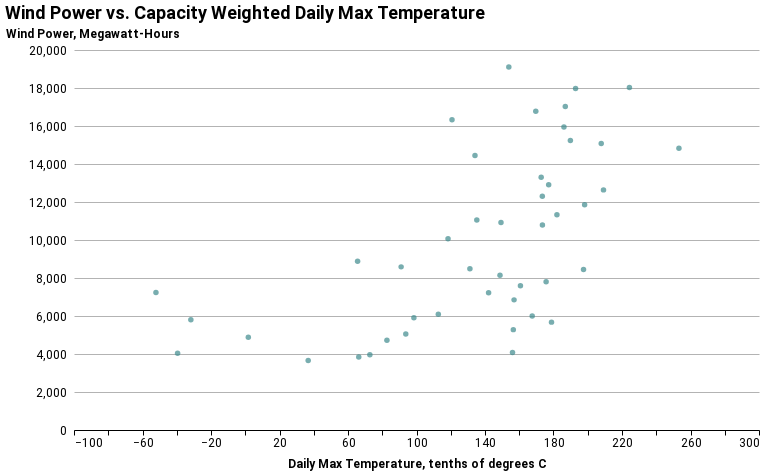

Notebook source saved alongside this figure:
### Code cell
tmax_chart =  alt.Chart(daily_wind_df).mark_circle(color='#3f8a8d').encode(
    x=alt.X('Weighted_TMAX:Q',
         axis=alt.Axis(title='Daily Max Temperature, tenths of degrees C')
     ),
    y=alt.Y('power:Q',
         axis=alt.Axis(title='Wind Power, Megawatt-Hours')
     )
)
tmax_chart.properties(
    title=['Wind Power vs. Capacity Weighted Daily Max Temperature']
)

### Figure 1 — Vega-Lite specification as saved in the notebook (floating-point values rounded to 4 significant figures)
{"width": 685, "height": 380, "config": {"title": {"anchor": "start", "fontSize": 18, "font": "Roboto", "fontColor": "#000000"}, "axisX": {"domain": true, "domainColor": "#000000", "domainWidth": 1, "grid": false, "labelFontSize": 12, "labelFont": "Roboto", "labelAngle": 0, "tickColor": "#000000", "tickSize": 5, "titleFontSize": 12, "titlePadding": 10, "titleFont": "Roboto", "title": ""}, "axisY": {"domain": false, "grid": true, "gridColor": "#B3B3B3", "gridWidth": 1, "labelFontSize": 12, "labelFont": "Roboto", "labelPadding": 8, "ticks": false, "titleFontSize": 12, "titlePadding": 10, "titleFont": "Roboto", "titleAngle": 0, "titleY": -10, "titleX": 18}, "background": "#ffffff", "legend": {"labelFontSize": 12, "labelFont": "Roboto", "symbolSize": 100, "symbolType": "circle", "titleFontSize": 12, "titlePadding": 10, "titleFont": "Roboto", "title": "", "orient": "right", "offset": 0}, "view": {"stroke": "transparent"}, "range": {"category": ["#3f8a8d", "#8f4267", "#8d7b41", "#b9cf84", "#ddc0bd", "#5cdd9f", "#a8a2f4", "#c41c8d"], "diverging": ["#418a8d#319689#38a07c#53a966#77af4b#a0b12c#ceaf04#ffa600"]}, "area": {"fill": "#1696d2"}, "line": {"color": "#1696d2", "stroke": "#1696d2", "strokewidth": 5}, "trail": {"color": "#1696d2", "stroke": "#1696d2", "strokeWidth": 0, "size": 1}, "path": {"stroke": "#1696d2", "strokeWidth": 0.5}, "point": {"filled": true}, "text": {"font": "Roboto", "color": "#1696d2", "fontSize": 11, "align": "right", "fontWeight": 400, "size": 11}, "bar": {"size": 40, "binSpacing": 1, "continuousBandSize": 30, "discreteBandSize": 30, "fill": "#1696d2", "stroke": false}}, "data": {"name": "data-a55f210348dcabe885058c40be3ba3d2"}, "mark": {"type": "circle", "color": "#3f8a8d"}, "encoding": {"x": {"type": "quantitative", "axis": {"title": "Daily Max Temperature, tenths of degrees C"}, "field": "Weighted_TMAX"}, "y": {"type": "quantitative", "axis": {"title": "Wind Power, Megawatt-Hours"}, "field": "power"}}, "title": ["Wind Power vs. Capacity Weighted Daily Max Temperature"], "$schema": "https://vega.github.io/schema/vega-lite/v4.8.1.json", "datasets": {"data-a55f210348dcabe885058c40be3ba3d2": [{"date": "2021-01-01T00:00:00", "Fuel": "Wind", "power": 8586.0, "p_cap": 2860000.0, "Weighted_AWND": 50.38, "Weighted_TMAX": 91.03, "Weighted_TMIN": 1.557}, {"date": "2021-01-02T00:00:00", "Fuel": "Wind", "power": 8149.0, "p_cap": 3055000.0, "Weighted_AWND": 32.65, "Weighted_TMAX": 148.8, "Weighted_TMIN": 6.749}, {"date": "2021-01-03T00:00:00", "Fuel": "Wind", "power": 10790.0, "p_cap": 3055000.0, "Weighted_AWND": 35.19, "Weighted_TMAX": 173.5, "Weighted_TMIN": 7.278}, {"date": "2021-01-04T00:00:00", "Fuel": "Wind", "power": 8451.0, "p_cap": 3061000.0, "Weighted_AWND": 28.83, "Weighted_TMAX": 197.5, "Weighted_TMIN": 22.43}, {"date": "2021-01-05T00:00:00", "Fuel": "Wind", "power": 11860.0, "p_cap": 3061000.0, "Weighted_AWND": 40.35, "Weighted_TMAX": 198.2, "Weighted_TMIN": 18.3}, {"date": "2021-01-06T00:00:00", "Fuel": "Wind", "power": 19100.0, "p_cap": 3061000.0, "Weighted_AWND": 66.44, "Weighted_TMAX": 153.9, "Weighted_TMIN": 46.67}, {"date": "2021-01-07T00:00:00", "Fuel": "Wind", "power": 8492.0, "p_cap": 3061000.0, "Weighted_AWND": 38.81, "Weighted_TMAX": 131.2, "Weighted_TMIN": -1.132}, {"date": "2021-01-08T00:00:00", "Fuel": "Wind", "power": 4719.0, "p_cap": 3061000.0, "Weighted_AWND": 26.1, "Weighted_TMAX": 82.73, "Weighted_TMIN": -14.42}, {"date": "2021-01-09T00:00:00", "Fuel": "Wind", "power": 5913.0, "p_cap": 3061000.0, "Weighted_AWND": 30.15, "Weighted_TMAX": 98.48, "Weighted_TMIN": -25.83}, {"date": "2021-01-10T00:00:00", "Fuel": "Wind", "power": 8885.0, "p_cap": 3061000.0, "Weighted_AWND": 43.5, "Weighted_TMAX": 65.6, "Weighted_TMIN": 4.462}, {"date": "2021-01-11T00:00:00", "Fuel": "Wind", "power": 3962.0, "p_cap": 3061000.0, "Weighted_AWND": 30.65, "Weighted_TMAX": 72.76, "Weighted_TMIN": -13.83}, {"date": "2021-01-12T00:00:00", "Fuel": "Wind", "power": 5054.0, "p_cap": 3061000.0, "Weighted_AWND": 26.89, "Weighted_TMAX": 93.75, "Weighted_TMIN": -35.16}, {"date": "2021-01-13T00:00:00", "Fuel": "Wind", "power": 13300.0, "p_cap": 3061000.0, "Weighted_AWND": 36.1, "Weighted_TMAX": 172.8, "Weighted_TMIN": -21.22}, {"date": "2021-01-14T00:00:00", "Fuel": "Wind", "power": 16780.0, "p_cap": 3061000.0, "Weighted_AWND": 64.49, "Weighted_TMAX": 169.7, "Weighted_TMIN": 6.96}, {"date": "2021-01-15T00:00:00", "Fuel": "Wind", "power": 14450.0, "p_cap": 3061000.0, "Weighted_AWND": 60.48, "Weighted_TMAX": 134.1, "Weighted_TMIN": -15.65}, {"date": "2021-01-16T00:00:00", "Fuel": "Wind", "power": 6000.0, "p_cap": 3061000.0, "Weighted_AWND": 24.7, "Weighted_TMAX": 167.6, "Weighted_TMIN": -24.0}, {"date": "2021-01-17T00:00:00", "Fuel": "Wind", "power": 5282.0, "p_cap": 3061000.0, "Weighted_AWND": 24.72, "Weighted_TMAX": 156.5, "Weighted_TMIN": -4.985}, {"date": "2021-01-18T00:00:00", "Fuel": "Wind", "power": 17970.0, "p_cap": 3061000.0, "Weighted_AWND": 47.35, "Weighted_TMAX": 192.9, "Weighted_TMIN": 19.04}, {"date": "2021-01-19T00:00:00", "Fuel": "Wind", "power": 16320.0, "p_cap": 2954000.0, "Weighted_AWND": 48.58, "Weighted_TMAX": 120.7, "Weighted_TMIN": 49.61}, {"date": "2021-01-20T00:00:00", "Fuel": "Wind", "power": 6091.0, "p_cap": 3061000.0, "Weighted_AWND": 31.04, "Weighted_TMAX": 112.7, "Weighted_TMIN": 37.73}, {"date": "2021-01-21T00:00:00", "Fuel": "Wind", "power": 7586.0, "p_cap": 3061000.0, "Weighted_AWND": 27.43, "Weighted_TMAX": 160.7, "Weighted_TMIN": 72.94}, {"date": "2021-01-22T00:00:00", "Fuel": "Wind", "power": 4081.0, "p_cap": 3061000.0, "Weighted_AWND": 29.49, "Weighted_TMAX": 156.1, "Weighted_TMIN": 67.94}, {"date": "2021-01-23T00:00:00", "Fuel": "Wind", "power": 7226.0, "p_cap": 3061000.0, "Weighted_AWND": 35.91, "Weighted_TMAX": 142.1, "Weighted_TMIN": 59.82}, {"date": "2021-01-24T00:00:00", "Fuel": "Wind", "power": 11330.0, "p_cap": 2866000.0, "Weighted_AWND": 52.56, "Weighted_TMAX": 182.0, "Weighted_TMIN": 107.4}, {"date": "2021-01-25T00:00:00", "Fuel": "Wind", "power": 15230.0, "p_cap": 3061000.0, "Weighted_AWND": 51.53, "Weighted_TMAX": 189.9, "Weighted_TMIN": 58.15}, {"date": "2021-01-26T00:00:00", "Fuel": "Wind", "power": 6849.0, "p_cap": 3061000.0, "Weighted_AWND": 32.24, "Weighted_TMAX": 157.0, "Weighted_TMIN": 15.1}, {"date": "2021-01-27T00:00:00", "Fuel": "Wind", "power": 10070.0, "p_cap": 3061000.0, "Weighted_AWND": 40.55, "Weighted_TMAX": 118.4, "Weighted_TMIN": 7.186}, {"date": "2021-01-28T00:00:00", "Fuel": "Wind", "power": 11060.0, "p_cap": 3061000.0, "Weighted_AWND": 43.48, "Weighted_TMAX": 135.2, "Weighted_TMIN": -10.42}, {"date": "2021-01-29T00:00:00", "Fuel": "Wind", "power": 17020.0, "p_cap": 3061000.0, "Weighted_AWND": 53.73, "Weighted_TMAX": 186.9, "Weighted_TMIN": 40.36}, {"date": "2021-01-30T00:00:00", "Fuel": "Wind", "power": 18030.0, "p_cap": 3061000.0, "Weighted_AWND": 74.32, "Weighted_TMAX": 224.3, "Weighted_TMIN": 83.47}, {"date": "2021-01-31T00:00:00", "Fuel": "Wind", "power": 12310.0, "p_cap": 3061000.0, "Weighted_AWND": 49.22, "Weighted_TMAX": 173.5, "Weighted_TMIN": 28.97}, {"date": "2021-02-01T00:00:00", "Fuel": "Wind", "power": 5677.0, "p_cap": 3061000.0, "Weighted_AWND": 26.09, "Weighted_TMAX": 178.8, "Weighted_TMIN": -10.36}, {"date": "2021-02-02T00:00:00", "Fuel": "Wind", "power": 12640.0, "p_cap": 3061000.0, "Weighted_AWND": 47.4, "Weighted_TMAX": 209.2, "Weighted_TMIN": 38.83}, {"date": "2021-02-03T00:00:00", "Fuel": "Wind", "power": 14830.0, "p_cap": 3061000.0, "Weighted_AWND": 56.95, "Weighted_TMAX": 253.3, "Weighted_TMIN": 74.72}, {"date": "2021-02-04T00:00:00", "Fuel": "Wind", "power": 15080.0, "p_cap": 3061000.0, "Weighted_AWND": 61.1, "Weighted_TMAX": 207.9, "Weighted_TMIN": 55.25}, {"date": "2021-02-05T00:00:00", "Fuel": "Wind", "power": 7807.0, "p_cap": 3061000.0, "Weighted_AWND": 36.62, "Weighted_TMAX": 175.7, "Weighted_TMIN": 25.6}, {"date": "2021-02-06T00:00:00", "Fuel": "Wind", "power": 12900.0, "p_cap": 3061000.0, "Weighted_AWND": 51.31, "Weighted_TMAX": 177.2, "Weighted_TMIN": 34.42}, {"date": "2021-02-07T00:00:00", "Fuel": "Wind", "power": 15940.0, "p_cap": 3061000.0, "Weighted_AWND": 51.46, "Weighted_TMAX": 186.1, "Weighted_TMIN": 9.387}, {"date": "2021-02-08T00:00:00", "Fuel": "Wind", "power": 10920.0, "p_cap": 3061000.0, "Weighted_AWND": 49.14, "Weighted_TMAX": 149.3, "Weighted_TMIN": 12.84}, {"date": "2021-02-09T00:00:00", "Fuel": "Wind", "power": 3842.0, "p_cap": 3061000.0, "Weighted_AWND": 38.58, "Weighted_TMAX": 66.29, "Weighted_TMIN": 4.904}, {"date": "2021-02-10T00:00:00", "Fuel": "Wind", "power": 3658.0, "p_cap": 3061000.0, "Weighted_AWND": 51.27, "Weighted_TMAX": 36.76, "Weighted_TMIN": -15.66}, {"date": "2021-02-11T00:00:00", "Fuel": "Wind", "power": 4881.0, "p_cap": 3061000.0, "Weighted_AWND": 57.89, "Weighted_TMAX": 1.8, "Weighted_TMIN": -47.89}, {"date": "2021-02-12T00:00:00", "Fuel": "Wind", "power": 5806.0, "p_cap": 3061000.0, "Weighted_AWND": 55.96, "Weighted_TMAX": -31.77, "Weighted_TMIN": -59.41}, {"date": "2021-02-13T00:00:00", "Fuel": "Wind", "power": 4034.0, "p_cap": 3061000.0, "Weighted_AWND": 54.15, "Weighted_TMAX": -39.5, "Weighted_TMIN": -78.06}, {"date": "2021-02-14T00:00:00", "Fuel": "Wind", "power": 7237.0, "p_cap": 3061000.0, "Weighted_AWND": 73.14, "Weighted_TMAX": -52.14, "Weighted_TMIN": -132.6}]}}
